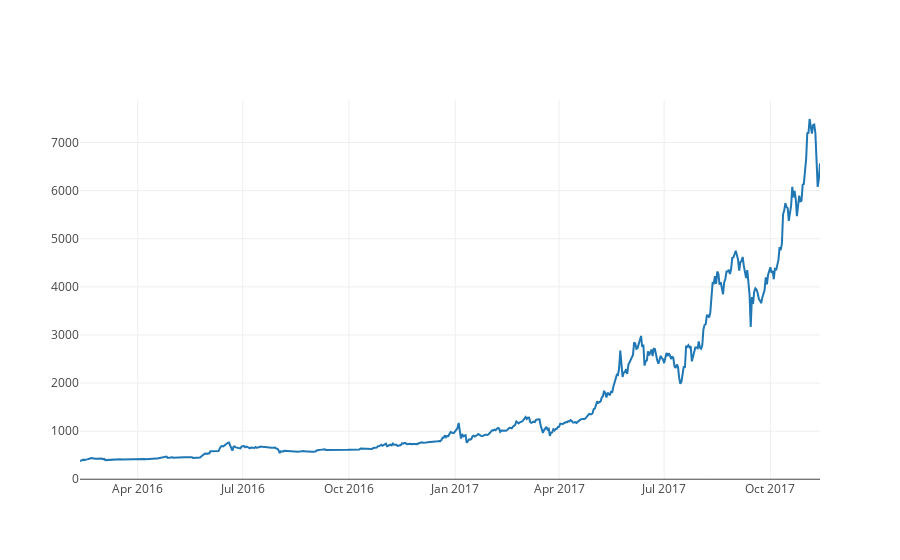

Write notebook code for a chart like this one.
### Markdown cell above
#### Plot line graph base on `Weighted Price`

### Code cell
btc_trace = go.Scatter(x=data['stamp'], y=data['price'], name= 'Price')
py.iplot([btc_trace])

### Figure 1 — Plotly figure (JSON) as saved in the notebook; plotly's stock layout.template omitted (floating-point values rounded to 4 significant figures; data arrays with more than 128 entries replaced by an {"elided": "..."} marker saying what was removed)
{"data": [{"name": "Price", "type": "scatter", "uid": "b3546c25-b89d-42f6-bd92-891a7218699b", "x": {"elided": "641 str values"}, "y": {"elided": "641 float values"}}], "layout": {}}
